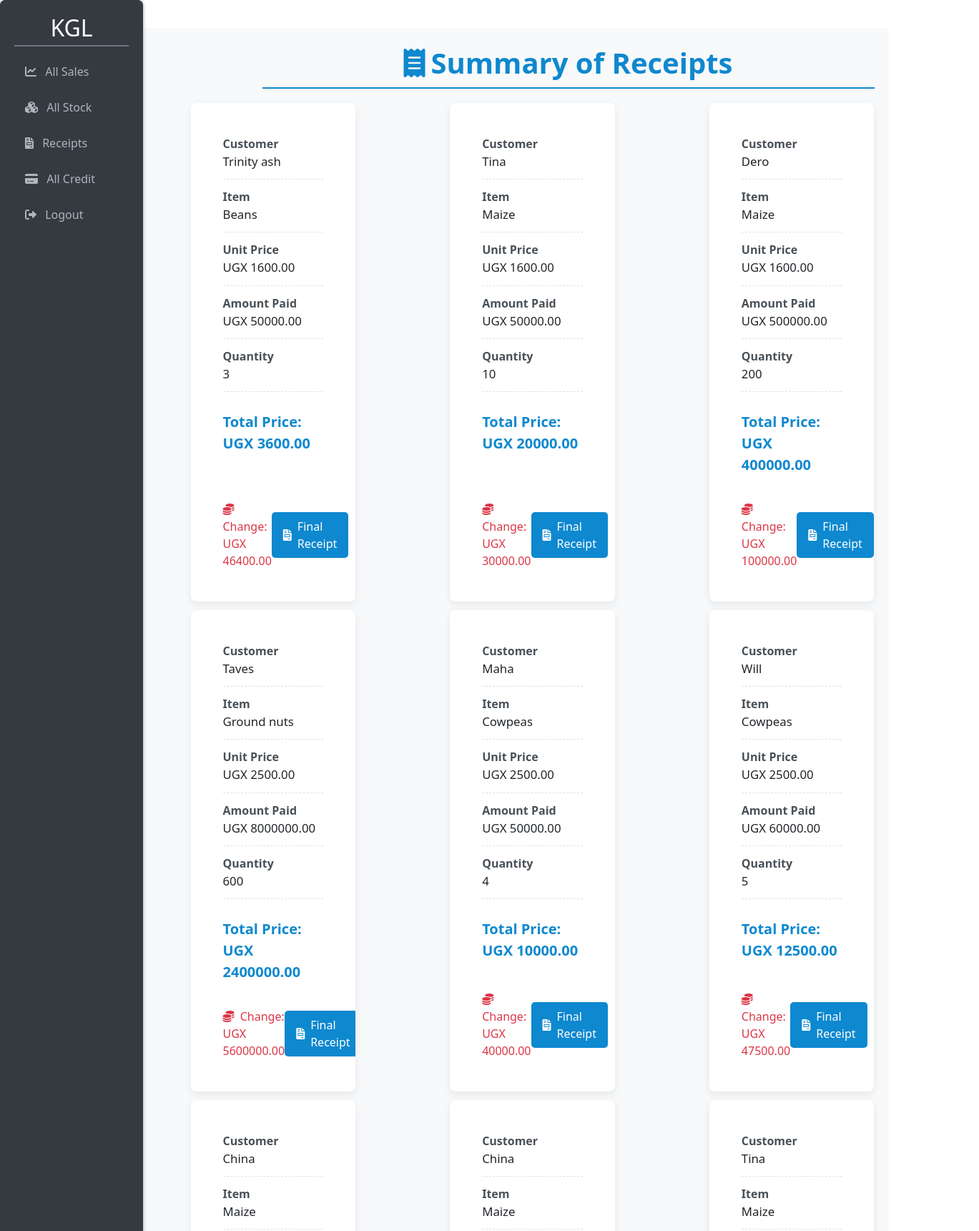
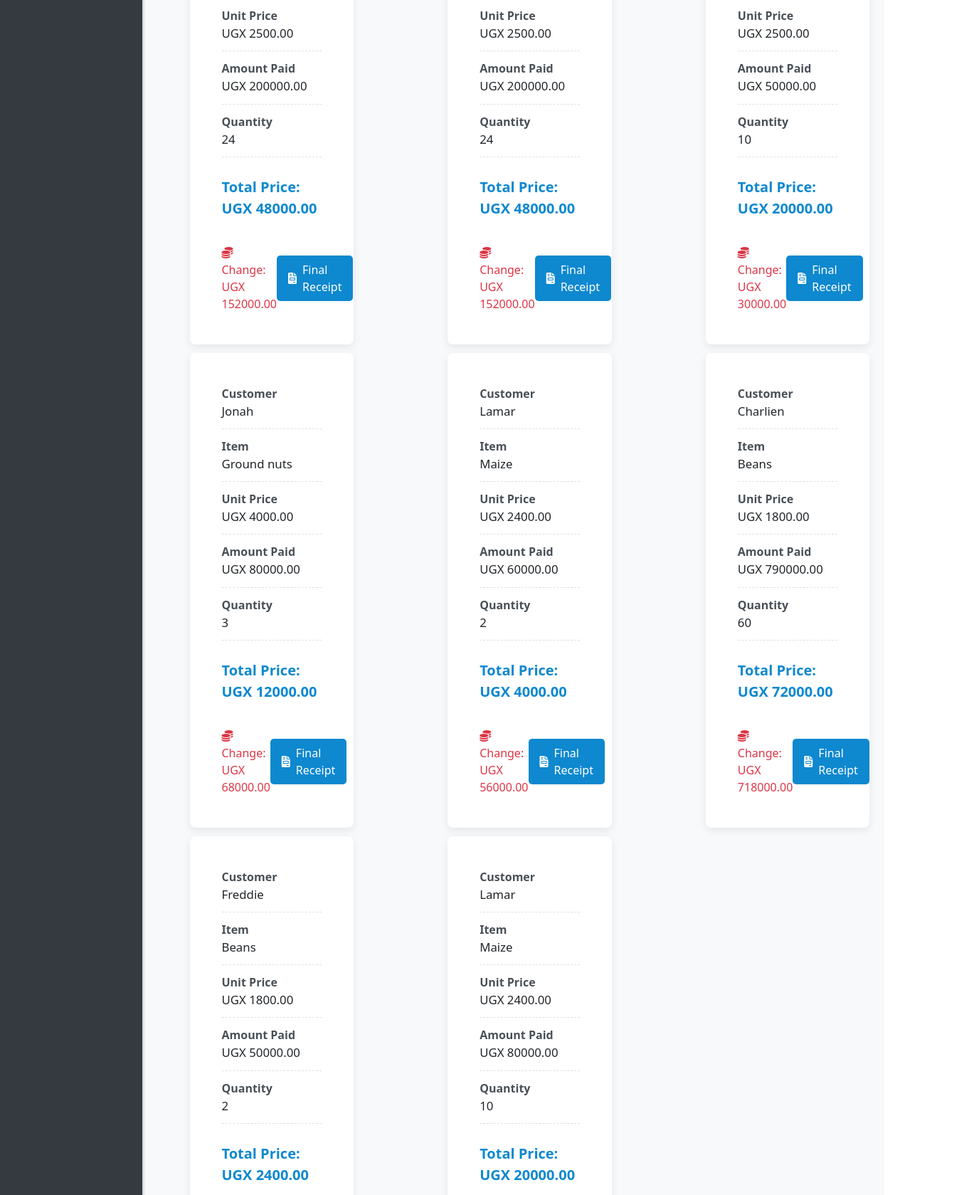
The app's page /receipt/ (signed in, upper part) with its own data (2 pictures, top to bottom).
### kgl_app/models.py (models this page shows, shortened)
class Sales(models.Model):
    product_name=models.ForeignKey(Stock, on_delete=models.CASCADE)
    tonnage=models.IntegerField()
    amount_paid =models.IntegerField(default=0,blank =False)
    buyers_name=models.CharField(max_length=35)
    date_and_time =models.DateTimeField(auto_now_add=True)
    salesagent_name=models.ForeignKey(Userprofile, on_delete=models.CASCADE,null=True)
    is_sold_on_cash=models.BooleanField(default=False)
    branch =models.ForeignKey(Branch, on_delete=models.CASCADE,null=True)
    selling_price=models.IntegerField(null=True,blank=True)
    def total_sales(self):
        return self.product_name.selling_price * self.tonnage
    def calculate_change(self):
        total_sale = self.total_sales()
        if self.amount_paid is not None:
            change = self.amount_paid - total_sale
            return change
        return None

class Stock(models.Model):
    name_of_produce=models.CharField(max_length =255)
    type_of_produce =models.ForeignKey(ProduceType,on_delete=models.CASCADE,null=False,)
    date_and_time_of_produce= models.DateTimeField(auto_now_add =True)
    received_quantity = models.IntegerField(blank=False,null=False,default=0)
    issued_quantity=models.IntegerField(blank=False,null=False,default=0)
    tonnage =models.IntegerField(blank = False,null=False,default=0)
    cost=models.IntegerField(blank =False,default=25)
    name_of_dealer=models.CharField(max_length=255)
    branch=models.ForeignKey(Branch, on_delete=models.CASCADE,null=False,default=0)
    contact=models.CharField(default=20,null=False)
    selling_price=models.IntegerField(null=True,blank=True)
    current_stock =models.IntegerField(null=True,blank=False)
    def __str__(self):
        return self.name_of_produce

### kgl_app/views.py (the view)
# urls.py: path('receipt/',views.receipt,name='receipt'),
@user_passes_test(is_manager_check or is_salesagent_check)
def receipt(request):
    sales = Sales.objects.all().order_by("-id")
    return render(request, "receipt.html", {'sales': sales})

### kgl_app/views.py (called while the page is built)
def is_manager_check(user):
    return user.is_manager

### kgl_app/templates/receipt.html (shortened to what this page needs)
{% extends 'base.html' %}
{% load static %}
{% block content %}
<link href="https://cdn.jsdelivr.net/npm/bootstrap@5.3.0/dist/css/bootstrap.min.css" rel="stylesheet">
<link rel="stylesheet" href="https://cdnjs.cloudflare.com/ajax/libs/font-awesome/6.0.0/css/all.min.css">
<div class="container-fluid receipt-container py-4">
    <h1 class="page-title">
        <i class="fas fa-receipt me-2"></i>Summary of Receipts
    </h1>
    <div class="receipt-grid">
        {% for sale in sales %}
        <div class="card receipt-card">
            <div class="card-body card-body-receipt">
                <div class="receipt-item">
                    <div class="receipt-label">Customer</div>
                    <div class="receipt-value">{{ sale.buyers_name }}</div>
                </div>
                <div class="receipt-item">
                    <div class="receipt-label">Item</div>
                    <div class="receipt-value">{{ sale.product_name }}</div>
                </div>
                <div class="receipt-item">
                    <div class="receipt-label">Unit Price</div>
                    <div class="receipt-value">UGX {{ sale.selling_price|floatformat:2 }}</div>
                </div>
                <div class="receipt-item">
                    <div class="receipt-label">Amount Paid</div>
                    <div class="receipt-value">UGX {{ sale.amount_paid|floatformat:2 }}</div>
                </div>
                <div class="receipt-item">
                    <div class="receipt-label">Quantity</div>
                    <div class="receipt-value">{{ sale.tonnage }}</div>
                </div>
                <div class="total-price">
                    Total Price: UGX {{ sale.total_sales|floatformat:2 }}
                </div>
                <div class="mt-auto">
                    <div class="d-flex justify-content-between align-items-center">
                        <div class="change-collected">
                            <i class="fas fa-coins me-1"></i>
                            Change: UGX {{ sale.calculate_change|floatformat:2 }}
                        </div>
                        <a href="{% url 'receipt_detail' sale.id %}" class="receipt-btn">
                            <i class="fas fa-file-invoice"></i> Final Receipt
                        </a>
                    </div>
                </div>
            </div>
        </div>
        {% endfor %}
    </div>
</div>
{% endblock %}

### kgl_app/templates/base.html (style rules this page uses)
body { background-color: #f8f9fa; display: flex; flex-direction: column; min-height: 100vh; font-family: sans-serif; margin: 0; background-color: #f8f9fa; color: #343a40; line-height: 1.6; }
.card { background: #ffffff; border-radius: 10px; box-shadow: 0 4px 8px rgba(0, 0, 0, 0.1); margin-bottom: 20px; }
.card-body { padding: 20px; }
h1 { margin-bottom: 20px; color: #333; text-align: center; }
h1 { margin-left: 220px; text-align: left; }
h1 { margin-bottom: 20px; color: #333; }
.card { background-color: #fff; padding: 25px; border-radius: 8px; box-shadow: 0 4px 8px rgba(0, 0, 0, 0.05); border: 1px solid #e0e0e0; }
.card { margin-bottom: 20px; border: 1px solid #ddd; border-radius: 8px; box-shadow: 0 2px 4px rgba(0, 0, 0, 0.05); margin-left:120px; }
.card-body { padding: 15px; }
body { font-family: 'Arial', sans-serif; background-color: #f8f9fa; padding: 20px; }
.receipt-grid { display: grid; grid-template-columns: repeat(auto-fit, minmax(300px, 1fr)); gap: 20px; }
.card { background-color: #fff; border-radius: 8px; box-shadow: 0 2px 4px rgba(0, 0, 0, 0.1); border: 1px solid #e0e0e0; }
h1 { text-align: center; color: #007bff; margin-bottom: 20px; }

### kgl_app/templates/receipt.html (style rules this page uses)
.receipt-container { padding: 20px; background-color: #f8f9fa; }
.page-title { color: #0e88cf; font-weight: 600; margin-bottom: 20px; padding-bottom: 10px; border-bottom: 2px solid #0e88cf; }
.receipt-grid { display: grid; grid-template-columns: repeat(auto-fit, minmax(350px, 1fr)); gap: 12px; }
.receipt-card { background-color: #fff; border-radius: 8px; box-shadow: 0 4px 12px rgba(0, 0, 0, 0.08); border: none; overflow: hidden; transition: transform 0.2s ease; height: 100%; }
.card-body-receipt { padding: 20px; height: 100%; display: flex; flex-direction: column; }
.receipt-item { margin-bottom: 12px; padding-bottom: 12px; border-bottom: 1px dashed #e0e0e0; }
.receipt-label { font-weight: 600; color: #495057; font-size: 1rem; }
.receipt-value { color: #212529; font-size: 1.05rem; }
.total-price { color: #0e88cf; font-size: 1.25rem; font-weight: 600; margin: 15px 0; }
.change-collected { color: #dc3545; font-weight: 500; font-size: 1rem; }
.receipt-btn { background-color: #0e88cf; color: white; border: none; padding: 8px 16px; border-radius: 5px; font-weight: 500; transition: all 0.2s ease; text-decoration: none; display: inline-flex; align-items: center; }
.receipt-btn i { margin-right: 8px; }

### records on screen
Sales: buyers_name "Trinity ash", product_name "Beans", selling_price "1600.00", amount_paid "50000.00", tonnage "3", total_sales "3600.00", calculate_change "46400.00"
Sales: buyers_name "Tina", product_name "Maize", selling_price "1600.00", amount_paid "50000.00", tonnage "10", total_sales "20000.00", calculate_change "30000.00"
Sales: buyers_name "Dero", product_name "Maize", selling_price "1600.00", amount_paid "500000.00", tonnage "200", total_sales "400000.00", calculate_change "100000.00"
Sales: buyers_name "Taves", product_name "Ground nuts", selling_price "2500.00", amount_paid "8000000.00", tonnage "600", total_sales "2400000.00", calculate_change "5600000.00"
Sales: buyers_name "Maha", product_name "Cowpeas", selling_price "2500.00", amount_paid "50000.00", tonnage "4", total_sales "10000.00", calculate_change "40000.00"
Sales: buyers_name "Will", product_name "Cowpeas", selling_price "2500.00", amount_paid "60000.00", tonnage "5", total_sales "12500.00", calculate_change "47500.00"
Sales: buyers_name "China", product_name "Maize", selling_price "2500.00", amount_paid "200000.00", tonnage "24", total_sales "48000.00", calculate_change "152000.00"
Sales: buyers_name "China", product_name "Maize", selling_price "2500.00", amount_paid "200000.00", tonnage "24", total_sales "48000.00", calculate_change "152000.00"
Sales: buyers_name "Tina", product_name "Maize", selling_price "2500.00", amount_paid "50000.00", tonnage "10", total_sales "20000.00", calculate_change "30000.00"
Sales: buyers_name "Jonah", product_name "Ground nuts", selling_price "4000.00", amount_paid "80000.00", tonnage "3", total_sales "12000.00", calculate_change "68000.00"
Sales: buyers_name "Lamar", product_name "Maize", selling_price "2400.00", amount_paid "60000.00", tonnage "2", total_sales "4000.00", calculate_change "56000.00"
Sales: buyers_name "Charlien", product_name "Beans", selling_price "1800.00", amount_paid "790000.00", tonnage "60", total_sales "72000.00", calculate_change "718000.00"
Sales: buyers_name "Freddie", product_name "Beans", selling_price "1800.00", amount_paid "50000.00", tonnage "2", total_sales "2400.00"
Sales: buyers_name "Lamar", product_name "Maize", selling_price "2400.00", amount_paid "80000.00", tonnage "10", total_sales "20000.00"
